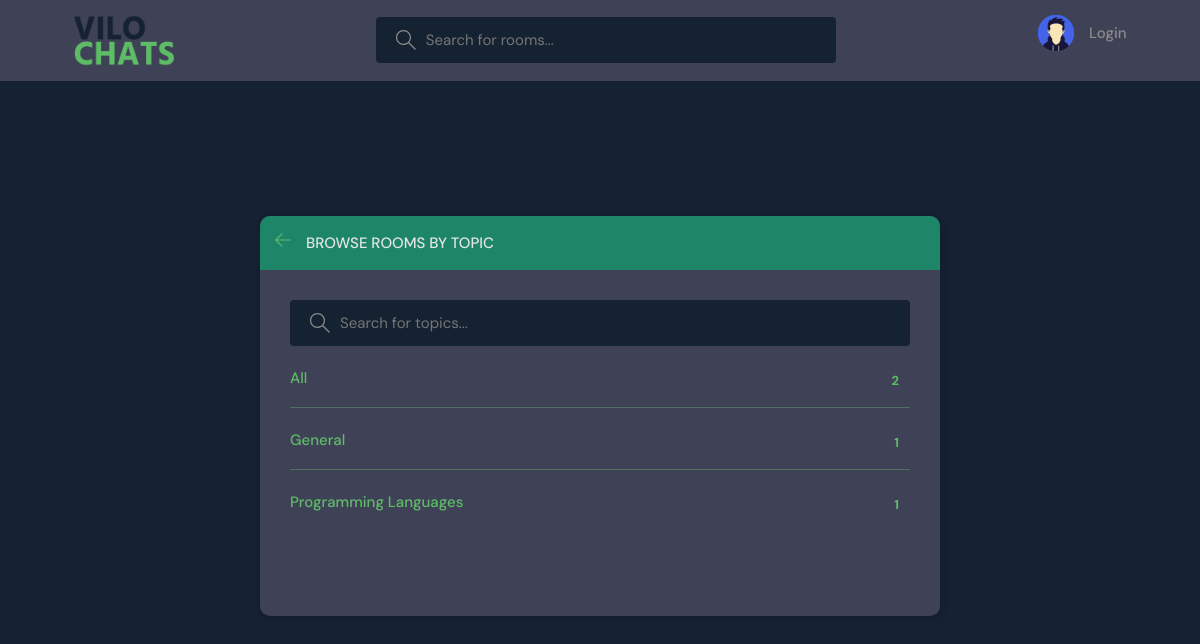
The page /topics/ on the database as committed earlier.
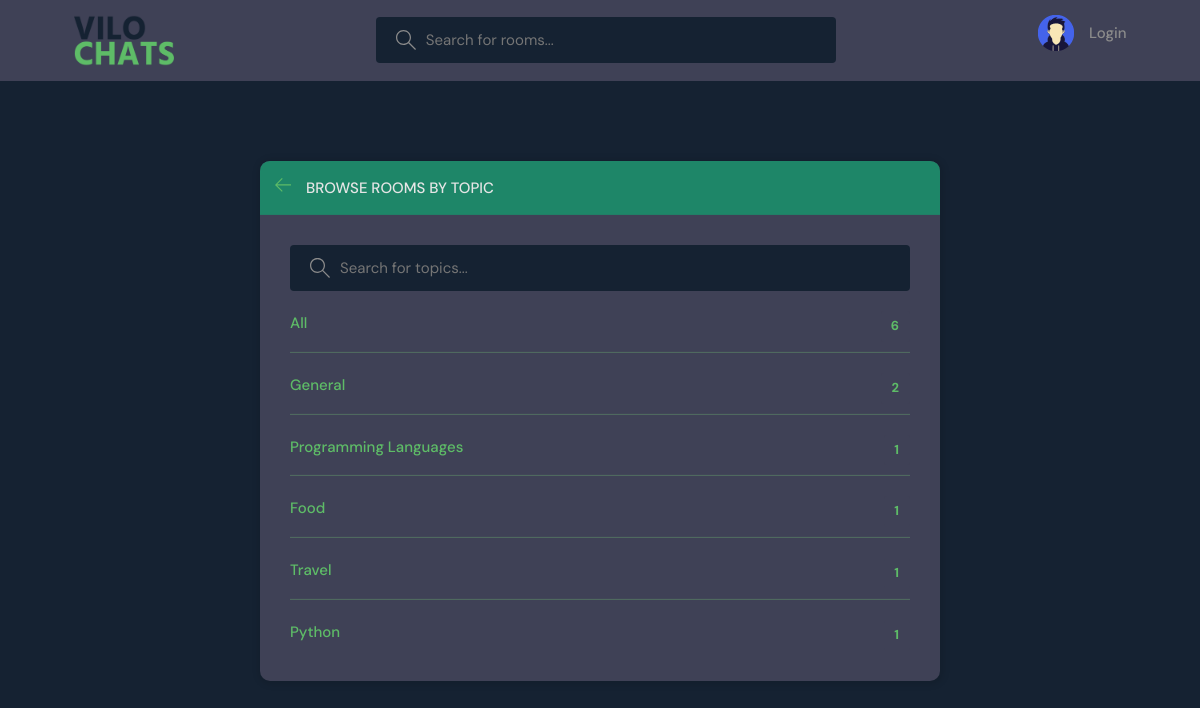
The same page on the database as committed later.
### base/models.py (models this page shows, shortened)
class Topic(models.Model):
    name = models.CharField(max_length=200)

### base/views.py (the view)
# urls.py: path('topics/', views.topicsPage, name="topics"),
def topicsPage(request):
    q = None
    if(request.GET.get('q') != None):
        q = request.GET.get('q')
    else:
        q = ''
    topics = Topic.objects.filter(Q(name__icontains=q))
    all_rooms_count = Room.objects.all().count()
    context = {'topics': topics, 'all_rooms': all_rooms_count}
    return render(request, 'base/topics.html', context)

### base/templates/base/topics.html (shortened to what this page needs)
{% extends 'main.html' %} {% block content %}
<main class="create-room layout">
  <div class="container">
    <div class="layout__box">
      <div class="layout__boxHeader">
        <div class="layout__boxTitle">
          <a href="{% url 'home' %}">
            <svg
              version="1.1"
              xmlns="http://www.w3.org/2000/svg"
              width="32"
              height="32"
              viewBox="0 0 32 32"
            >
              <title>arrow-left</title>
              <path
                d="M13.723 2.286l-13.723 13.714 13.719 13.714 1.616-1.611-10.96-10.96h27.625v-2.286h-27.625l10.965-10.965-1.616-1.607z"
              ></path>
            </svg>
          </a>
          <h3>Browse Rooms by Topic</h3>
        </div>
      </div>
      <div class="topics-page layout__body">
        <form class="header__search" method="GET" action="">
          <label>
            <input name="q" placeholder="Search for topics..." />
          </label>
        </form>
        <ul class="topics__list">
          <li>
            <a href="{% url 'home' %}" class="active">
              All <span>{{all_rooms}}</span>
            </a>
          </li>
          {% for topic in topics %}
          <li>
            <a href="{% url 'home' %}?q={{topic.name}}" class="active">
              {{topic.name}} <span>{{topic.room_set.all.count}}</span>
            </a>
          </li>
          {% endfor %}
        </ul>
      </div>
    </div>
  </div>
</main>
{% endblock content %}

Rows that differ between the two databases and show on the page:
computed for Topic "General": room_set.all.count "1" → "2"
added Topic: name "Food", room_set.all.count "1"
added Topic: name "Travel", room_set.all.count "1"
added Topic: name "Python", room_set.all.count "1"
Other text that changed with them:
{{ all_rooms }}: "2" → "6"
